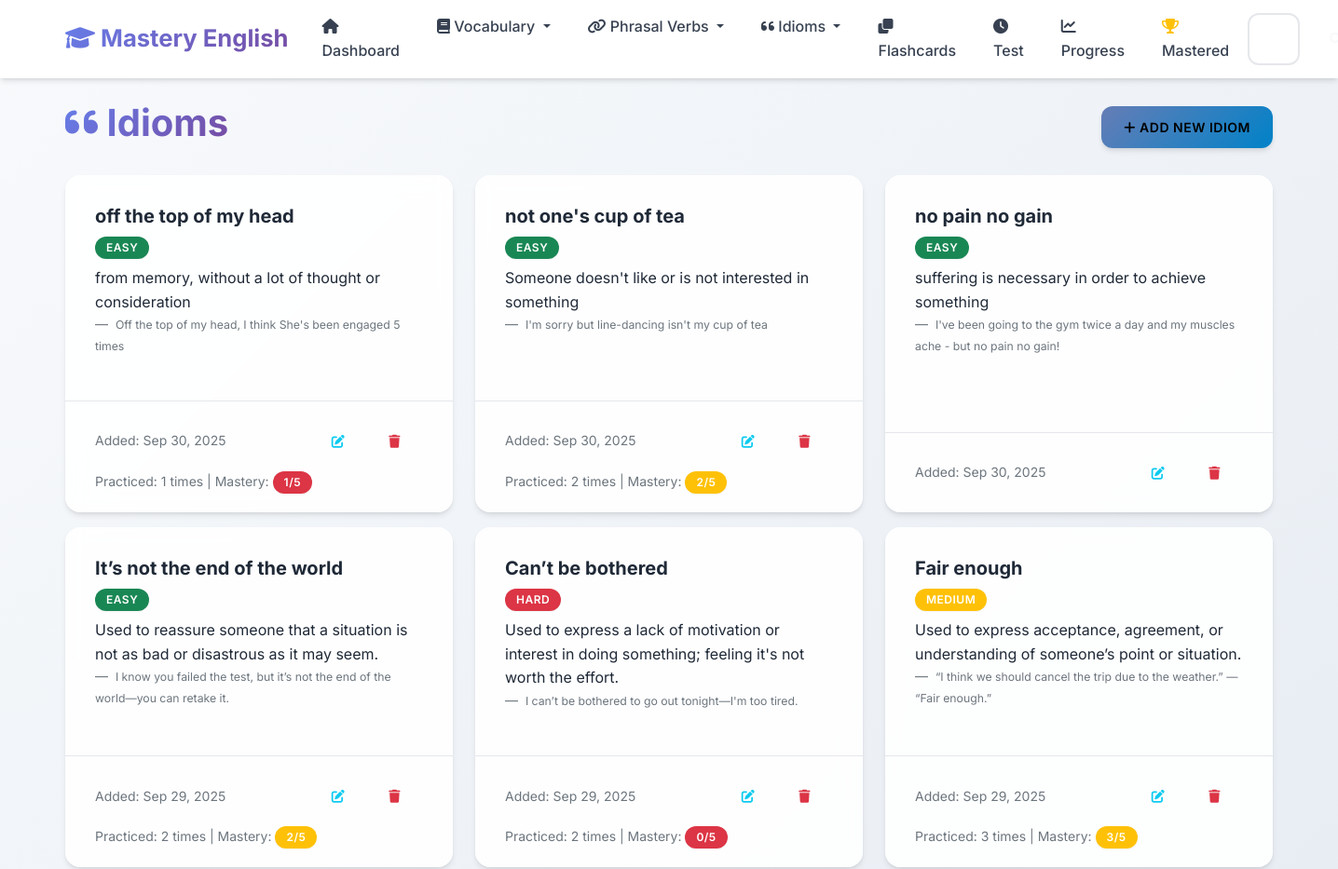
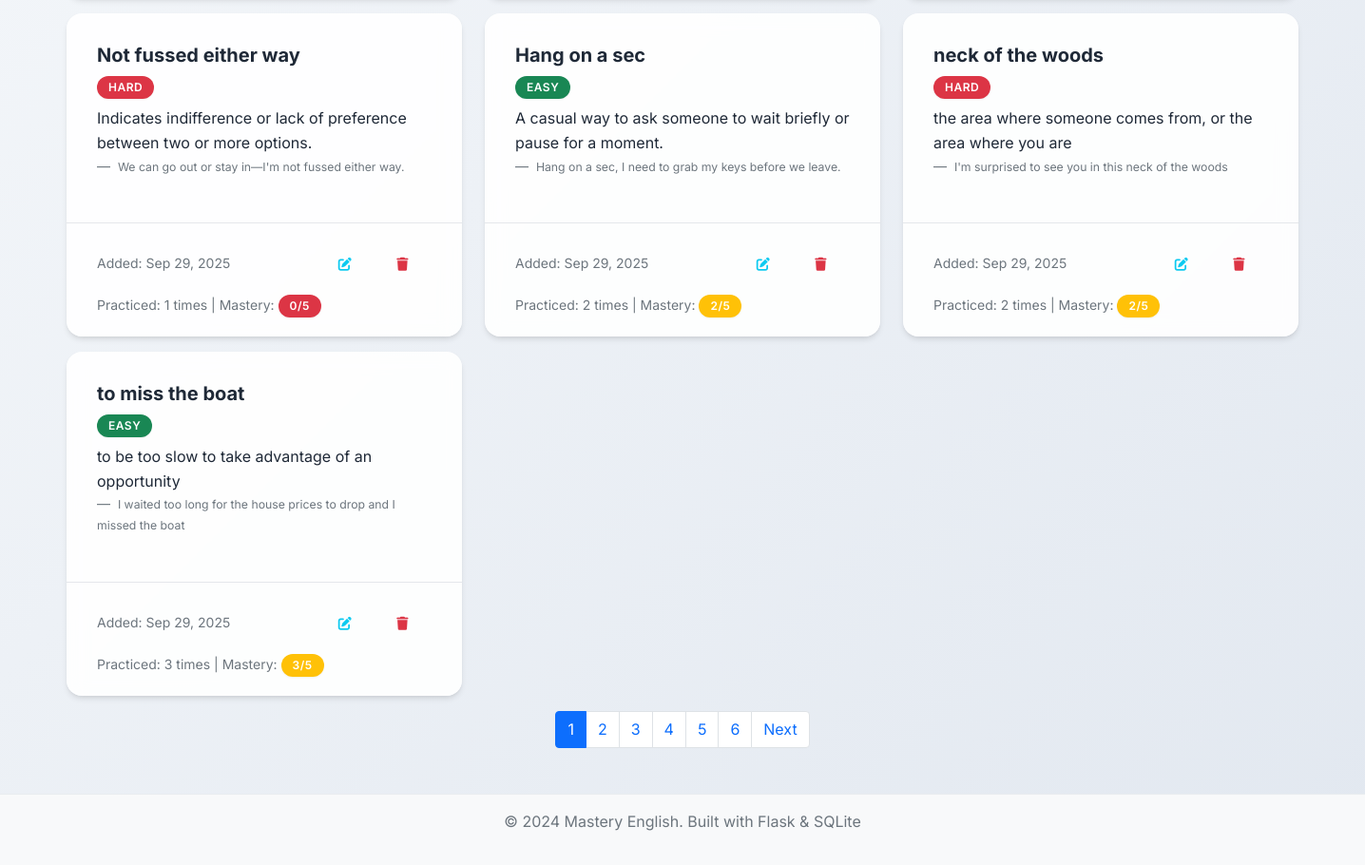
Page /idioms on the earlier database version (2 pictures, top to bottom).
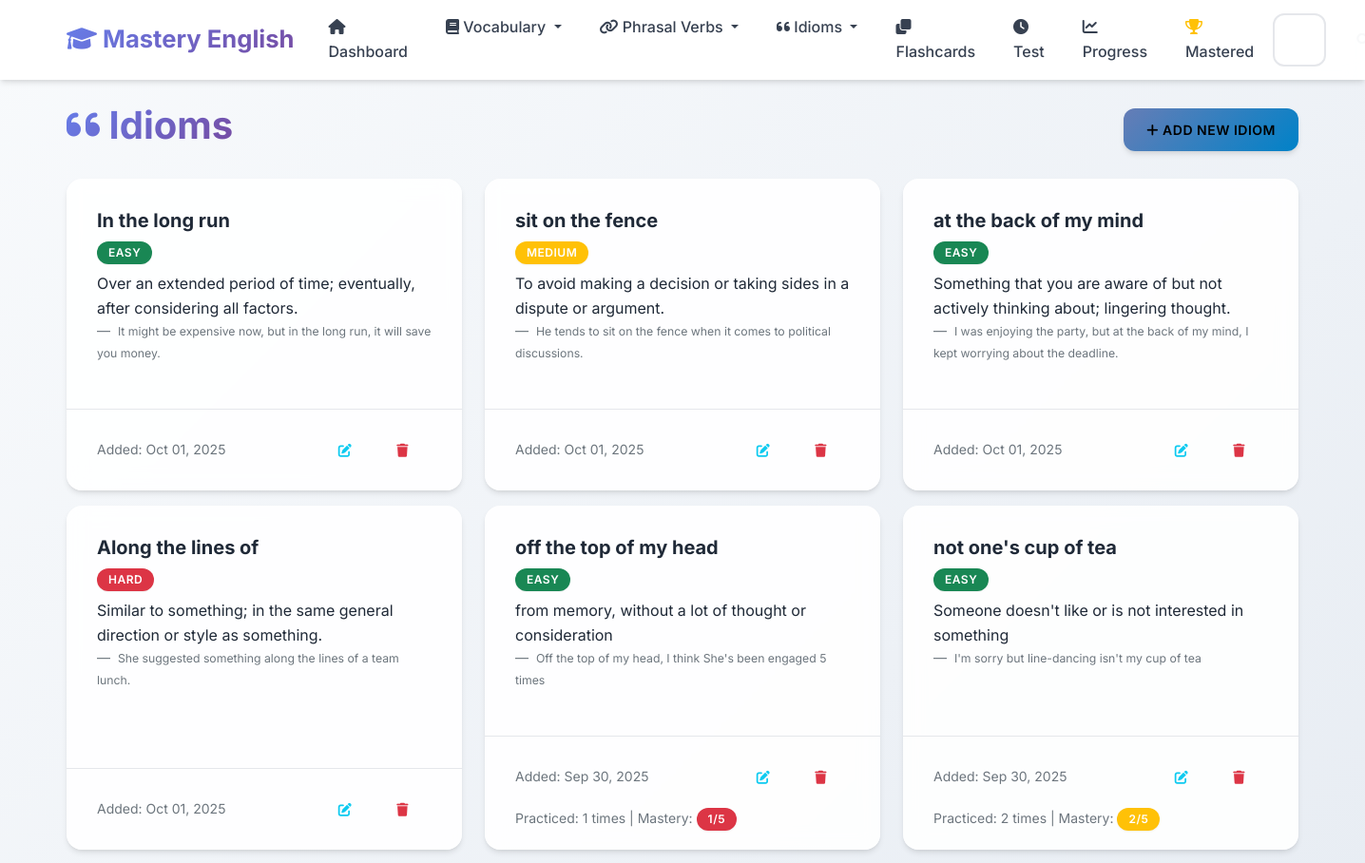
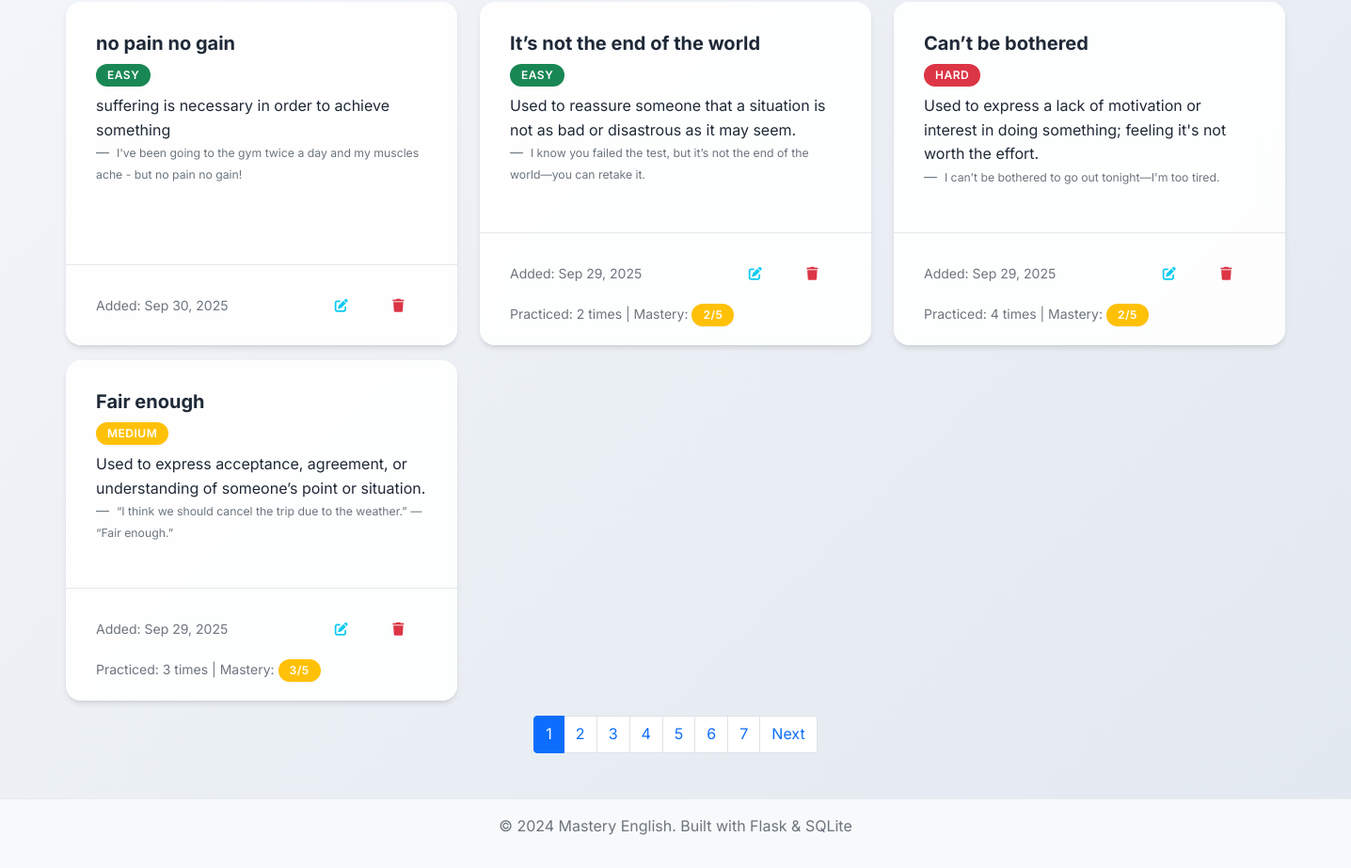
Same page on the later database version (2 pictures, top to bottom).
### app.py (models this page shows, shortened)
class Idiom(db.Model):
    __tablename__ = 'idioms'
    id = db.Column(db.Integer, primary_key=True)
    idiom = db.Column(db.String(200), nullable=False)
    meaning = db.Column(db.Text, nullable=False)
    example_sentence = db.Column(db.Text)
    origin = db.Column(db.Text)
    difficulty_level = db.Column(db.String(20), default='medium')
    date_added = db.Column(db.DateTime, default=datetime.utcnow)
    times_practiced = db.Column(db.Integer, default=0)
    last_practiced = db.Column(db.DateTime)
    mastery_level = db.Column(db.Integer, default=0)

### app.py (the view)
@app.route('/idioms')
def idioms_list():
    page = request.args.get('page', 1, type=int)
    idioms = Idiom.query.order_by(Idiom.date_added.desc()).paginate(
        page=page, per_page=10, error_out=False)
    return render_template('idioms_list.html', idioms=idioms)

### templates/idioms_list.html (shortened to what the changed rows need)
{% extends "base.html" %}
{% block content %}
<div class="row">
    <div class="col-12">
        <div class="d-flex justify-content-between align-items-center mb-4">
            <h1>
                <i class="fas fa-quote-left"></i> Idioms
            </h1>
        </div>
    </div>
</div>
{% if idioms.items %}
    <div class="row">
        {% for idiom in idioms.items %}
            <div class="col-md-6 col-lg-4 mb-3">
                <div class="card h-100">
                    <div class="card-body">
                        <h5 class="card-title">{{ idiom.idiom }}</h5>
                        <span class="badge bg-{% if idiom.difficulty_level == 'easy' %}success{% elif idiom.difficulty_level == 'hard' %}danger{% else %}warning{% endif %} mb-2">
                            {{ idiom.difficulty_level.title() }}
                        </span>
                        <p class="card-text">{{ idiom.meaning }}</p>
                        {% if idiom.example_sentence %}
                            <blockquote class="blockquote-footer">
                                <small>{{ idiom.example_sentence }}</small>
                            </blockquote>
                        {% endif %}
                    </div>
                    <div class="card-footer bg-transparent">
                        <div class="d-flex justify-content-between align-items-center">
                            <small class="text-muted">
                                Added: {{ idiom.date_added.strftime('%b %d, %Y') }}
                            </small>
                            <div class="btn-group" role="group">
                                <a href="{{ url_for('edit_idiom', id=idiom.id) }}" class="btn btn-sm btn-outline-info">
                                    <i class="fas fa-edit"></i>
                                </a>
                                <button type="button" class="btn btn-sm btn-outline-danger" onclick="confirmDelete('{{ idiom.idiom }}', '{{ url_for('delete_idiom', id=idiom.id) }}')">
                                    <i class="fas fa-trash"></i>
                                </button>
                            </div>
                        </div>
                        {% if idiom.times_practiced > 0 %}
                            <div class="mt-2">
                                <small class="text-muted">
                                    Practiced: {{ idiom.times_practiced }} times
                                    | Mastery:
                                    <span class="badge bg-{% if idiom.mastery_level >= 4 %}success{% elif idiom.mastery_level >= 2 %}warning{% else %}danger{% endif %}">
                                        {{ idiom.mastery_level }}/5
                                    </span>
                                </small>
                            </div>
                        {% endif %}
                    </div>
                </div>
            </div>
        {% endfor %}
    </div>
    {% if idioms.pages > 1 %}
        <nav aria-label="Page navigation">
            <ul class="pagination justify-content-center">
                {% for page_num in idioms.iter_pages() %}
                    {% if page_num %}
                        {% if page_num != idioms.page %}
                            <li class="page-item">
                                <a class="page-link" href="{{ url_for('idioms_list', page=page_num) }}">{{ page_num }}</a>
                            </li>
                        {% else %}
                            <li class="page-item active">
                                <span class="page-link">{{ page_num }}</span>
                            </li>
                        {% endif %}
                    {% else %}
                        <li class="page-item disabled">
                            <span class="page-link">...</span>
                        </li>
                    {% endif %}
                {% endfor %}
            </ul>
        </nav>
    {% endif %}
{% endif %}
{% endblock %}

Differences in the rows shown:
no longer on this page (row unchanged): Idiom: idiom "Not fussed either way", difficulty_level "HARD", meaning "Indicates indifference or lack of preference between two or more options.", example_sentence "We can go out or stay in—I'm not fussed either way.", date_added "Sep 29, 2025", times_practiced "1", mastery_level "0"
no longer on this page (row unchanged): Idiom: idiom "Hang on a sec", difficulty_level "EASY", meaning "A casual way to ask someone to wait briefly or pause for a moment.", example_sentence "Hang on a sec, I need to grab my keys before we leave.", date_added "Sep 29, 2025", times_practiced "2", mastery_level "2"
no longer on this page (row edited): Idiom: idiom "neck of the woods", difficulty_level "HARD", meaning "the area where someone comes from, or the area where you are", example_sentence "I'm surprised to see you in this neck of the woods", date_added "Sep 29, 2025", times_practiced "2", mastery_level "2"
no longer on this page (row unchanged): Idiom: idiom "to miss the boat", difficulty_level "EASY", meaning "to be too slow to take advantage of an opportunity", example_sentence "I waited too long for the house prices to drop and I missed the boat", date_added "Sep 29, 2025", times_practiced "3", mastery_level "3"
added Idiom: idiom "In the long run", difficulty_level "EASY", meaning "Over an extended period of time; eventually, after considering all factors.", example_sentence "It might be expensive now, but in the long run, it will save you money.", date_added "Oct 01, 2025"
added Idiom: idiom "sit on the fence", difficulty_level "MEDIUM", meaning "To avoid making a decision or taking sides in a dispute or argument.", example_sentence "He tends to sit on the fence when it comes to political discussions.", date_added "Oct 01, 2025"
added Idiom: idiom "at the back of my mind", difficulty_level "EASY", meaning "Something that you are aware of but not actively thinking about; lingering thought.", example_sentence "I was enjoying the party, but at the back of my mind, I kept worrying about the deadline.", date_added "Oct 01, 2025"
added Idiom: idiom "Along the lines of", difficulty_level "HARD", meaning "Similar to something; in the same general direction or style as something.", example_sentence "She suggested something along the lines of a team lunch.", date_added "Oct 01, 2025"
changed Idiom "Can’t be bothered": times_practiced "2" → "4"; mastery_level "0" → "2"
Other differences:
new list line: "7"
